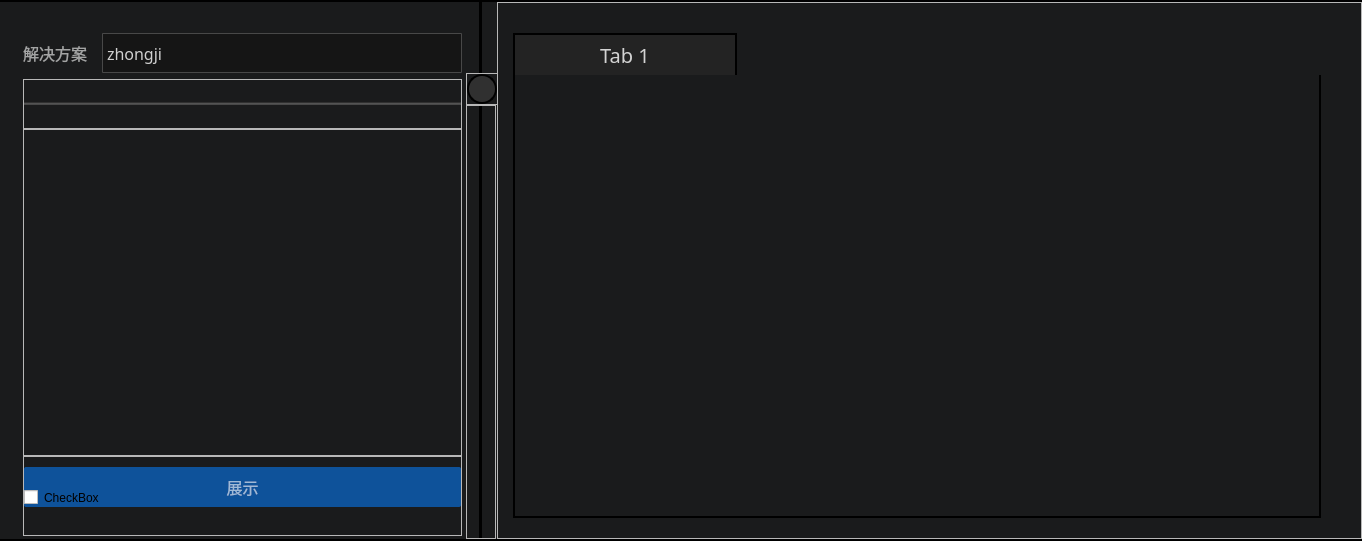
<?xml version="1.0" encoding="UTF-8"?>
<ui version="4.0">
 <class>SqlShowSettingForm</class>
 <widget class="QWidget" name="SqlShowSettingForm">
  <property name="geometry">
   <rect>
    <x>0</x>
    <y>0</y>
    <width>1362</width>
    <height>541</height>
   </rect>
  </property>
  <property name="windowTitle">
   <string>SqlShowSettingForm</string>
  </property>
  <property name="styleSheet">
   <string notr="true">QWidget#SqlShowSettingForm{
border:0px solid #000000;
}</string>
  </property>
  <layout class="QGridLayout" name="gridLayout_4">
   <property name="leftMargin">
    <number>0</number>
   </property>
   <property name="topMargin">
    <number>0</number>
   </property>
   <property name="rightMargin">
    <number>0</number>
   </property>
   <property name="bottomMargin">
    <number>0</number>
   </property>
   <property name="spacing">
    <number>0</number>
   </property>
   <item row="0" column="0">
    <widget class="QFrame" name="frame_sqlshow">
     <property name="styleSheet">
      <string notr="true">QFrame#frame_sqlshow{
background-color: #1A1B1C;
border:2px solid #000000;
border-left:0px solid #000000;
border-right:0px solid #000000;
}</string>
     </property>
     <property name="frameShape">
      <enum>QFrame::StyledPanel</enum>
     </property>
     <property name="frameShadow">
      <enum>QFrame::Raised</enum>
     </property>
     <layout class="QGridLayout" name="gridLayout_2">
      <property name="leftMargin">
       <number>0</number>
      </property>
      <property name="topMargin">
       <number>0</number>
      </property>
      <property name="rightMargin">
       <number>0</number>
      </property>
      <property name="bottomMargin">
       <number>0</number>
      </property>
      <property name="spacing">
       <number>0</number>
      </property>
      <item row="0" column="0">
       <layout class="QHBoxLayout" name="horizontalLayout_addsqlform">
        <property name="spacing">
         <number>0</number>
        </property>
        <item>
         <widget class="QGroupBox" name="groupBox">
          <property name="minimumSize">
           <size>
            <width>465</width>
            <height>0</height>
           </size>
          </property>
          <property name="maximumSize">
           <size>
            <width>400</width>
            <height>16777215</height>
           </size>
          </property>
          <property name="styleSheet">
           <string notr="true">QGroupBox#groupBox{

border-bottom:2px solid #000000;
border-top:2px solid #000000;
border:0px solid #000000;
}</string>
          </property>
          <property name="title">
           <string/>
          </property>
          <layout class="QVBoxLayout" name="verticalLayout">
           <property name="spacing">
            <number>0</number>
           </property>
           <property name="leftMargin">
            <number>20</number>
           </property>
           <property name="topMargin">
            <number>0</number>
           </property>
           <property name="rightMargin">
            <number>0</number>
           </property>
           <property name="bottomMargin">
            <number>0</number>
           </property>
           <item>
            <widget class="QFrame" name="frame">
             <property name="maximumSize">
              <size>
               <width>16777215</width>
               <height>71</height>
              </size>
             </property>
             <property name="styleSheet">
              <string notr="true">border:0px solid #000000;
</string>
             </property>
             <property name="frameShape">
              <enum>QFrame::StyledPanel</enum>
             </property>
             <property name="frameShadow">
              <enum>QFrame::Raised</enum>
             </property>
             <property name="lineWidth">
              <number>0</number>
             </property>
             <layout class="QGridLayout" name="gridLayout">
              <property name="leftMargin">
               <number>0</number>
              </property>
              <property name="topMargin">
               <number>0</number>
              </property>
              <property name="rightMargin">
               <number>0</number>
              </property>
              <property name="bottomMargin">
               <number>0</number>
              </property>
              <property name="spacing">
               <number>0</number>
              </property>
              <item row="0" column="0">
               <layout class="QHBoxLayout" name="horizontalLayout">
                <property name="spacing">
                 <number>9</number>
                </property>
                <property name="leftMargin">
                 <number>0</number>
                </property>
                <property name="topMargin">
                 <number>20</number>
                </property>
                <property name="rightMargin">
                 <number>0</number>
                </property>
                <property name="bottomMargin">
                 <number>0</number>
                </property>
                <item>
                 <widget class="QLabel" name="label">
                  <property name="maximumSize">
                   <size>
                    <width>16777215</width>
                    <height>20</height>
                   </size>
                  </property>
                  <property name="font">
                   <font>
                    <family>微软雅黑</family>
                    <pointsize>-1</pointsize>
                   </font>
                  </property>
                  <property name="styleSheet">
                   <string notr="true">QLabel#label{

font-size: 16px;
color: rgba(255, 255, 255, 0.6);
}</string>
                  </property>
                  <property name="text">
                   <string>解决方案</string>
                  </property>
                 </widget>
                </item>
                <item>
                 <widget class="QComboBox" name="comboBox_pro">
                  <property name="minimumSize">
                   <size>
                    <width>360</width>
                    <height>40</height>
                   </size>
                  </property>
                  <property name="maximumSize">
                   <size>
                    <width>16777215</width>
                    <height>40</height>
                   </size>
                  </property>
                  <property name="font">
                   <font>
                    <family>微软雅黑</family>
                    <pointsize>-1</pointsize>
                   </font>
                  </property>
                  <property name="styleSheet">
                   <string notr="true">QComboBox{

color: rgba(255, 255, 255, 0.8);
height: 50px;
background: #151515;
border-radius: 1px;

font-size: 16px;
border: 1px solid #484848;
}
QComboBox::down-arrow {
image:url(:/resources/icons/ic_arrow_down.png);
margin-right:8px;
}
QComboBox::down-arrow:hover {
image:url(:/resources/icons/ic_arrow_down.png);
}
QComboBox::down-arrow:pressed {
border-image: url(:/resources/icons/ic_arrow_down.png);
}
QComboBox::drop-down{
	 border-width:0px; 
}
QComboBox::!enabled{
background-color: #373737;
color:#767676;
	 
}
</string>
                  </property>
                  <item>
                   <property name="text">
                    <string>zhongji</string>
                   </property>
                  </item>
                  <item>
                   <property name="text">
                    <string>shougang</string>
                   </property>
                  </item>
                 </widget>
                </item>
               </layout>
              </item>
             </layout>
            </widget>
           </item>
           <item>
            <widget class="QFrame" name="frame_2">
             <property name="maximumSize">
              <size>
               <width>16777215</width>
               <height>50</height>
              </size>
             </property>
             <property name="styleSheet">
              <string notr="true"/>
             </property>
             <property name="frameShape">
              <enum>QFrame::StyledPanel</enum>
             </property>
             <property name="frameShadow">
              <enum>QFrame::Raised</enum>
             </property>
             <property name="lineWidth">
              <number>0</number>
             </property>
             <layout class="QGridLayout" name="gridLayout_3">
              <property name="leftMargin">
               <number>0</number>
              </property>
              <property name="topMargin">
               <number>0</number>
              </property>
              <property name="rightMargin">
               <number>0</number>
              </property>
              <property name="bottomMargin">
               <number>0</number>
              </property>
              <property name="spacing">
               <number>0</number>
              </property>
              <item row="0" column="0">
               <layout class="QHBoxLayout" name="horizontalLayout_7">
                <property name="spacing">
                 <number>2</number>
                </property>
                <property name="topMargin">
                 <number>20</number>
                </property>
                <property name="bottomMargin">
                 <number>20</number>
                </property>
                <item>
                 <widget class="Line" name="line">
                  <property name="styleSheet">
                   <string notr="true">background-color: #484848;</string>
                  </property>
                  <property name="orientation">
                   <enum>Qt::Horizontal</enum>
                  </property>
                 </widget>
                </item>
               </layout>
              </item>
             </layout>
            </widget>
           </item>
           <item>
            <widget class="QFrame" name="frame_4">
             <property name="styleSheet">
              <string notr="true"/>
             </property>
             <property name="frameShape">
              <enum>QFrame::StyledPanel</enum>
             </property>
             <property name="frameShadow">
              <enum>QFrame::Raised</enum>
             </property>
             <layout class="QGridLayout" name="gridLayout_7">
              <property name="leftMargin">
               <number>0</number>
              </property>
              <property name="topMargin">
               <number>0</number>
              </property>
              <property name="rightMargin">
               <number>0</number>
              </property>
              <property name="bottomMargin">
               <number>0</number>
              </property>
              <property name="spacing">
               <number>0</number>
              </property>
              <item row="0" column="0">
               <layout class="QGridLayout" name="gridLayout_addtreeview">
                <property name="rightMargin">
                 <number>0</number>
                </property>
                <property name="spacing">
                 <number>0</number>
                </property>
               </layout>
              </item>
             </layout>
            </widget>
           </item>
           <item>
            <widget class="QFrame" name="frame_5">
             <property name="maximumSize">
              <size>
               <width>16777215</width>
               <height>80</height>
              </size>
             </property>
             <property name="styleSheet">
              <string notr="true">border-bottom:0px solid #000000;
</string>
             </property>
             <property name="frameShape">
              <enum>QFrame::StyledPanel</enum>
             </property>
             <property name="frameShadow">
              <enum>QFrame::Raised</enum>
             </property>
             <layout class="QGridLayout" name="gridLayout_8">
              <property name="leftMargin">
               <number>0</number>
              </property>
              <property name="topMargin">
               <number>10</number>
              </property>
              <property name="rightMargin">
               <number>0</number>
              </property>
              <property name="bottomMargin">
               <number>30</number>
              </property>
              <property name="spacing">
               <number>0</number>
              </property>
              <item row="0" column="0">
               <widget class="QToolButton" name="toolButton_showdata">
                <property name="sizePolicy">
                 <sizepolicy hsizetype="Preferred" vsizetype="Preferred">
                  <horstretch>0</horstretch>
                  <verstretch>0</verstretch>
                 </sizepolicy>
                </property>
                <property name="minimumSize">
                 <size>
                  <width>0</width>
                  <height>40</height>
                 </size>
                </property>
                <property name="maximumSize">
                 <size>
                  <width>16777215</width>
                  <height>40</height>
                 </size>
                </property>
                <property name="sizeIncrement">
                 <size>
                  <width>80</width>
                  <height>40</height>
                 </size>
                </property>
                <property name="font">
                 <font>
                  <family>微软雅黑</family>
                  <pointsize>-1</pointsize>
                 </font>
                </property>
                <property name="styleSheet">
                 <string notr="true">

QToolButton{
border-width: 0px; 
background: #0E529A;
border-radius: 2px;
font-size: 16px;
color: rgba(255, 255, 255, 0.6);

font-size: 16px;
}
QToolButton:!enabled{
	
background: #303030;
color:#767676;
}</string>
                </property>
                <property name="text">
                 <string>展示</string>
                </property>
               </widget>
              </item>
              <item row="1" column="0">
               <widget class="QCheckBox" name="checkBox_table_contact">
                <property name="text">
                 <string>CheckBox</string>
                </property>
               </widget>
              </item>
             </layout>
            </widget>
           </item>
          </layout>
         </widget>
        </item>
        <item>
         <widget class="QFrame" name="frame_6">
          <property name="minimumSize">
           <size>
            <width>32</width>
            <height>0</height>
           </size>
          </property>
          <property name="maximumSize">
           <size>
            <width>32</width>
            <height>16777215</height>
           </size>
          </property>
          <property name="styleSheet">
           <string notr="true">QFrame#frame_6{
 border-top:0px solid #000000;
 border-bottom:0px solid #000000;
}</string>
          </property>
          <property name="frameShape">
           <enum>QFrame::StyledPanel</enum>
          </property>
          <property name="frameShadow">
           <enum>QFrame::Raised</enum>
          </property>
          <property name="lineWidth">
           <number>0</number>
          </property>
          <layout class="QVBoxLayout" name="verticalLayout_3">
           <property name="spacing">
            <number>0</number>
           </property>
           <property name="leftMargin">
            <number>0</number>
           </property>
           <property name="topMargin">
            <number>0</number>
           </property>
           <property name="rightMargin">
            <number>0</number>
           </property>
           <property name="bottomMargin">
            <number>0</number>
           </property>
           <item>
            <widget class="QFrame" name="frame_7">
             <property name="minimumSize">
              <size>
               <width>0</width>
               <height>70</height>
              </size>
             </property>
             <property name="maximumSize">
              <size>
               <width>16777215</width>
               <height>71</height>
              </size>
             </property>
             <property name="styleSheet">
              <string notr="true"> border-top:0px solid #000000;</string>
             </property>
             <property name="frameShape">
              <enum>QFrame::StyledPanel</enum>
             </property>
             <property name="frameShadow">
              <enum>QFrame::Raised</enum>
             </property>
             <property name="lineWidth">
              <number>0</number>
             </property>
             <layout class="QGridLayout" name="gridLayout_9">
              <property name="leftMargin">
               <number>0</number>
              </property>
              <property name="topMargin">
               <number>0</number>
              </property>
              <property name="rightMargin">
               <number>0</number>
              </property>
              <property name="bottomMargin">
               <number>0</number>
              </property>
              <property name="spacing">
               <number>0</number>
              </property>
              <item row="0" column="0">
               <widget class="Line" name="line_2">
                <property name="minimumSize">
                 <size>
                  <width>2</width>
                  <height>71</height>
                 </size>
                </property>
                <property name="styleSheet">
                 <string notr="true">background-color: rgb(0, 0, 0);</string>
                </property>
                <property name="orientation">
                 <enum>Qt::Vertical</enum>
                </property>
               </widget>
              </item>
             </layout>
            </widget>
           </item>
           <item>
            <widget class="QFrame" name="frame_9">
             <property name="minimumSize">
              <size>
               <width>32</width>
               <height>0</height>
              </size>
             </property>
             <property name="maximumSize">
              <size>
               <width>32</width>
               <height>32</height>
              </size>
             </property>
             <property name="frameShape">
              <enum>QFrame::StyledPanel</enum>
             </property>
             <property name="frameShadow">
              <enum>QFrame::Raised</enum>
             </property>
             <property name="lineWidth">
              <number>0</number>
             </property>
             <layout class="QGridLayout" name="gridLayout_11">
              <property name="leftMargin">
               <number>0</number>
              </property>
              <property name="topMargin">
               <number>0</number>
              </property>
              <property name="rightMargin">
               <number>0</number>
              </property>
              <property name="bottomMargin">
               <number>0</number>
              </property>
              <property name="spacing">
               <number>0</number>
              </property>
              <item row="0" column="0">
               <layout class="QHBoxLayout" name="horizontalLayout_2">
                <property name="spacing">
                 <number>0</number>
                </property>
                <item>
                 <widget class="QToolButton" name="toolButton_left">
                  <property name="sizePolicy">
                   <sizepolicy hsizetype="Preferred" vsizetype="Fixed">
                    <horstretch>0</horstretch>
                    <verstretch>0</verstretch>
                   </sizepolicy>
                  </property>
                  <property name="minimumSize">
                   <size>
                    <width>15</width>
                    <height>30</height>
                   </size>
                  </property>
                  <property name="maximumSize">
                   <size>
                    <width>15</width>
                    <height>30</height>
                   </size>
                  </property>
                  <property name="styleSheet">
                   <string notr="true">
background: #303030;
box-shadow: 0px 2px 4px 0px rgba(0, 0, 0, 0.5);
border: 2px solid #000000;
border-top-left-radius:15px;/*设置左上角圆角;*/
/*border-top-right-radius 设置右上角圆角;*/
border-bottom-left-radius: 15px;/*设置左下角圆角;*/
border-right:0px;
/*border-bottom-right-radius 设置右下角圆角;*/</string>
                  </property>
                  <property name="text">
                   <string/>
                  </property>
                  <property name="icon">
                   <iconset resource="sqlsettingdialog.qrc">
                    <normaloff>:/resources/icons/arrow_left_normal.png</normaloff>:/resources/icons/arrow_left_normal.png</iconset>
                  </property>
                  <property name="iconSize">
                   <size>
                    <width>20</width>
                    <height>20</height>
                   </size>
                  </property>
                  <property name="checkable">
                   <bool>true</bool>
                  </property>
                 </widget>
                </item>
                <item>
                 <widget class="QToolButton" name="toolButton_right">
                  <property name="enabled">
                   <bool>false</bool>
                  </property>
                  <property name="minimumSize">
                   <size>
                    <width>15</width>
                    <height>30</height>
                   </size>
                  </property>
                  <property name="maximumSize">
                   <size>
                    <width>15</width>
                    <height>30</height>
                   </size>
                  </property>
                  <property name="styleSheet">
                   <string notr="true">
background: #303030;
box-shadow: 0px 2px 4px 0px rgba(0, 0, 0, 0.5);
border: 2px solid #000000;
/*border-top-left-radius:12px;*//*设置左上角圆角;*/
border-top-right-radius :15px;/*设置右上角圆角;*/
/*border-bottom-left-radius: 12px;*//*设置左下角圆角;*/
border-bottom-right-radius:15px;/* 设置右下角圆角;*/
border-left:0px;</string>
                  </property>
                  <property name="text">
                   <string/>
                  </property>
                  <property name="icon">
                   <iconset>
                    <normalon>:/resources/icons/arrow_right_normal.png</normalon>
                   </iconset>
                  </property>
                  <property name="iconSize">
                   <size>
                    <width>20</width>
                    <height>20</height>
                   </size>
                  </property>
                  <property name="checkable">
                   <bool>true</bool>
                  </property>
                 </widget>
                </item>
               </layout>
              </item>
             </layout>
            </widget>
           </item>
           <item>
            <widget class="QFrame" name="frame_8">
             <property name="styleSheet">
              <string notr="true">border-bottom:0px solid #000000;</string>
             </property>
             <property name="frameShape">
              <enum>QFrame::StyledPanel</enum>
             </property>
             <property name="frameShadow">
              <enum>QFrame::Raised</enum>
             </property>
             <property name="lineWidth">
              <number>0</number>
             </property>
             <layout class="QGridLayout" name="gridLayout_10">
              <property name="leftMargin">
               <number>0</number>
              </property>
              <property name="topMargin">
               <number>0</number>
              </property>
              <property name="rightMargin">
               <number>0</number>
              </property>
              <property name="bottomMargin">
               <number>0</number>
              </property>
              <property name="spacing">
               <number>0</number>
              </property>
              <item row="0" column="0">
               <widget class="Line" name="line_3">
                <property name="minimumSize">
                 <size>
                  <width>2</width>
                  <height>0</height>
                 </size>
                </property>
                <property name="styleSheet">
                 <string notr="true">background-color: rgb(0, 0, 0);</string>
                </property>
                <property name="orientation">
                 <enum>Qt::Vertical</enum>
                </property>
               </widget>
              </item>
             </layout>
            </widget>
           </item>
          </layout>
         </widget>
        </item>
        <item>
         <widget class="QFrame" name="frame_tab">
          <property name="minimumSize">
           <size>
            <width>81</width>
            <height>0</height>
           </size>
          </property>
          <property name="styleSheet">
           <string notr="true">/*QFrame#frame_tab{
border-top:2px solid #000000;
border-bottom:2px solid #000000;
}*/</string>
          </property>
          <property name="frameShape">
           <enum>QFrame::StyledPanel</enum>
          </property>
          <property name="frameShadow">
           <enum>QFrame::Raised</enum>
          </property>
          <layout class="QGridLayout" name="gridLayout_6">
           <property name="leftMargin">
            <number>15</number>
           </property>
           <property name="topMargin">
            <number>30</number>
           </property>
           <property name="rightMargin">
            <number>40</number>
           </property>
           <property name="bottomMargin">
            <number>20</number>
           </property>
           <property name="spacing">
            <number>0</number>
           </property>
           <item row="0" column="0">
            <widget class="QFrame" name="frame_3">
             <property name="styleSheet">
              <string notr="true">QFrame#frame_3{
 border:0px solid #000000;
 /*border-bottom:0px solid #000000;*/
}</string>
             </property>
             <property name="frameShape">
              <enum>QFrame::StyledPanel</enum>
             </property>
             <property name="frameShadow">
              <enum>QFrame::Raised</enum>
             </property>
             <layout class="QGridLayout" name="gridLayout_5">
              <property name="leftMargin">
               <number>0</number>
              </property>
              <property name="topMargin">
               <number>0</number>
              </property>
              <property name="rightMargin">
               <number>0</number>
              </property>
              <property name="bottomMargin">
               <number>0</number>
              </property>
              <property name="spacing">
               <number>0</number>
              </property>
              <item row="0" column="0">
               <widget class="QTabWidget" name="tabWidget">
                <property name="font">
                 <font>
                  <family>微软雅黑</family>
                  <pointsize>-1</pointsize>
                 </font>
                </property>
                <property name="styleSheet">
                 <string notr="true">QTabWidget{
background-color:#232323;
font-size: 20px;
 border: 0px solid #232323;
}
QTabWidget::pane{
	border-width: 1px; 
    border-style: solid; 
    /*border-color: #000000;*/
border: 2px solid #000000; 
border-top:0px;
}
/*QTabWidget::tab-bar{
        alignment:left;

}*/
QTabBar::tab{
	background:#000000;
   border: 2px solid #232323;
color: rgba(255, 255, 255, 0.6);
height:40px;
font-size: 20px;
width:220px;
 border-bottom:0px;
margin-right:10px;
}
QTabBar::tab:hover{
	background:rgb(255, 255, 255, 100);

color: rgba(255, 255, 255, 0.8);
}
QTabBar::tab:selected{
	border-color: #000000;
	background:#232323;
	color:#ffffff;

color: rgba(255, 255, 255, 0.8);
}</string>
                </property>
                <property name="currentIndex">
                 <number>0</number>
                </property>
                <widget class="QWidget" name="tab">
                 <attribute name="title">
                  <string>Tab 1</string>
                 </attribute>
                </widget>
               </widget>
              </item>
             </layout>
            </widget>
           </item>
          </layout>
         </widget>
        </item>
       </layout>
      </item>
     </layout>
    </widget>
   </item>
  </layout>
 </widget>
 <layoutdefault spacing="6" margin="11"/>
 <resources>
  <include location="sqlsettingdialog.qrc"/>
 </resources>
 <connections/>
</ui>
